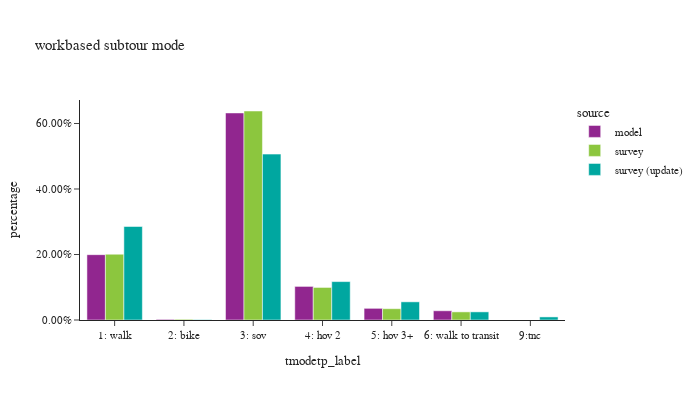

The cell this chart's notebook holds for it:
### Code cell
df_plot = wk_base_subtour.groupby(['source','tmodetp_label'])['toexpfac'].sum().reset_index()
df_plot['percentage'] = df_plot.groupby(['source'], group_keys=False)['toexpfac']. \
    apply(lambda x: x / float(x.sum()))

df_plot_ct = wk_base_subtour.groupby(['source','tmodetp_label'])['toexpfac'].count().reset_index(). \
    rename(columns={'toexpfac':'sample count'})
df_plot = df_plot.merge(df_plot_ct, on=['source','tmodetp_label'])

fig = px.bar(df_plot.sort_values(by=['source']), x="tmodetp_label", y="percentage", color="source",
             barmode="group",hover_data=['sample count'],title="workbased subtour mode")
fig.update_layout(height=400, width=700, font=dict(size=11),
                  xaxis = dict(dtick = 1, categoryorder='category ascending'),
                  yaxis=dict(tickformat=".2%"))
fig.show()

### Figure 1 — Plotly figure (JSON) as saved in the notebook; plotly's stock layout.template omitted (floating-point values rounded to 4 significant figures)
{"data": [{"alignmentgroup": "True", "customdata": [[89992], [905], [285188], [46266], [16060], [12710], [2]], "hovertemplate": "source=model<br>tmodetp_label=%{x}<br>percentage=%{y}<br>sample count=%{customdata[0]}<extra></extra>", "legendgroup": "model", "marker": {"color": "#91268F", "pattern": {"shape": ""}}, "name": "model", "offsetgroup": "model", "orientation": "v", "showlegend": true, "textposition": "auto", "type": "bar", "x": ["1: walk", "2: bike", "3: sov", "4: hov 2", "5: hov 3+", "6: walk to transit", "9:tnc"], "xaxis": "x", "y": [0.1995, 0.002006, 0.6322, 0.1026, 0.0356, 0.02817, 4.433e-06], "yaxis": "y"}, {"alignmentgroup": "True", "customdata": [[7], [15], [18], [100], [4], [111]], "hovertemplate": "source=survey<br>tmodetp_label=%{x}<br>percentage=%{y}<br>sample count=%{customdata[0]}<extra></extra>", "legendgroup": "survey", "marker": {"color": "#8CC63E", "pattern": {"shape": ""}}, "name": "survey", "offsetgroup": "survey", "orientation": "v", "showlegend": true, "textposition": "auto", "type": "bar", "x": ["6: walk to transit", "5: hov 3+", "4: hov 2", "3: sov", "2: bike", "1: walk"], "xaxis": "x", "y": [0.02479, 0.03451, 0.09943, 0.6381, 0.002302, 0.2009], "yaxis": "y"}, {"alignmentgroup": "True", "customdata": [[128], [4], [102], [17], [17], [5], [1]], "hovertemplate": "source=survey (update)<br>tmodetp_label=%{x}<br>percentage=%{y}<br>sample count=%{customdata[0]}<extra></extra>", "legendgroup": "survey (update)", "marker": {"color": "#00A7A0", "pattern": {"shape": ""}}, "name": "survey (update)", "offsetgroup": "survey (update)", "orientation": "v", "showlegend": true, "textposition": "auto", "type": "bar", "x": ["1: walk", "2: bike", "3: sov", "4: hov 2", "5: hov 3+", "6: walk to transit", "9:tnc"], "xaxis": "x", "y": [0.2854, 0.001132, 0.5065, 0.1173, 0.05545, 0.02481, 0.009413], "yaxis": "y"}], "layout": {"barmode": "group", "font": {"size": 11}, "height": 400, "legend": {"title": {"text": "source"}, "tracegroupgap": 0}, "title": {"text": "workbased subtour mode"}, "width": 700, "xaxis": {"anchor": "y", "categoryorder": "category ascending", "domain": [0, 1], "dtick": 1, "title": {"text": "tmodetp_label"}}, "yaxis": {"anchor": "x", "domain": [0, 1], "tickformat": ".2%", "title": {"text": "percentage"}}}}
